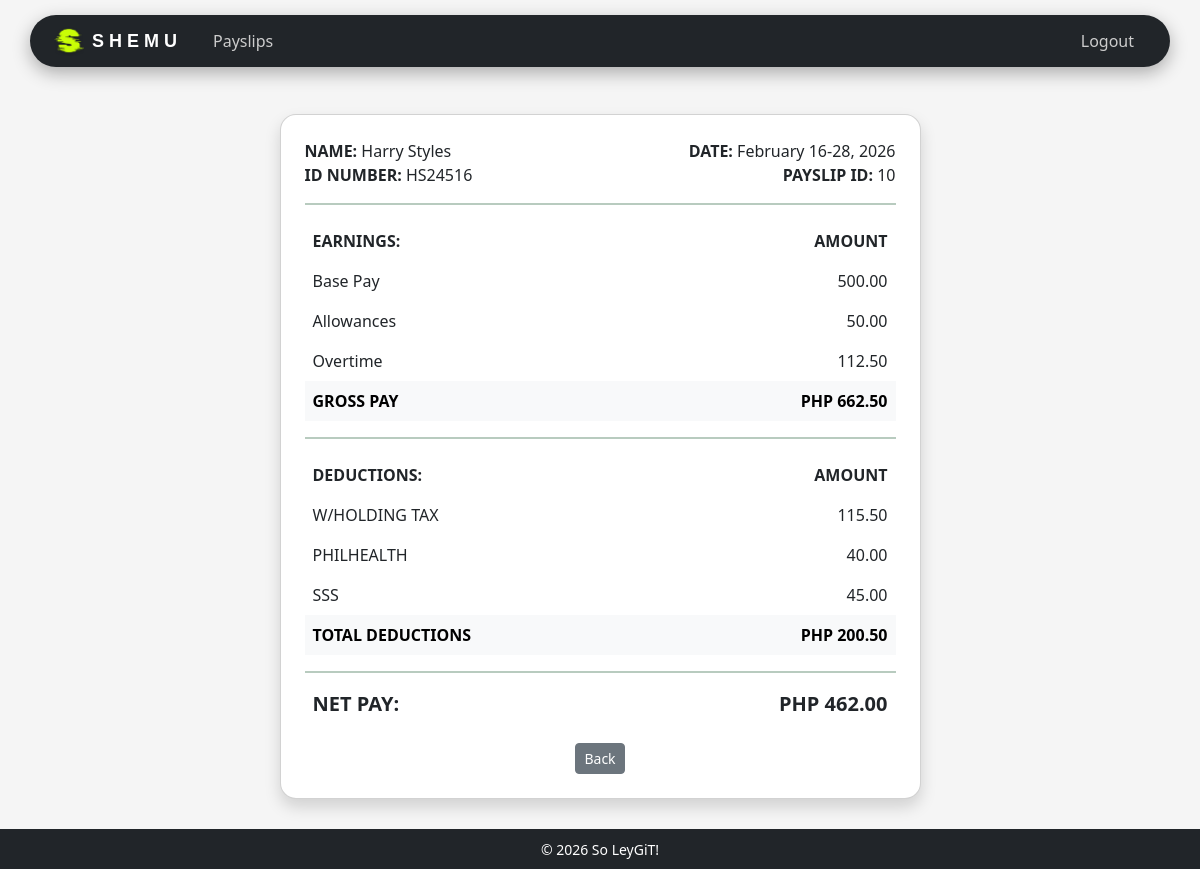
The app's page /payslips/view/10/ (signed in) with its own data.
### payroll_app/models.py (models this page shows, shortened)
class Payslip(models.Model):
    id_number = models.ForeignKey(Employee, on_delete=models.CASCADE)
    month = models.CharField(max_length=50)
    date_range = models.CharField(max_length=100)
    year = models.CharField(max_length=100)
    pay_cycle = models.IntegerField()
    rate = models.FloatField()
    earnings_allowance = models.FloatField()
    deductions_tax = models.FloatField()
    deductions_health = models.FloatField()
    pag_ibig = models.FloatField()
    sss = models.FloatField()
    overtime = models.FloatField()
    total_pay = models.FloatField()
    def getCycleRate(self):
        return self.rate / 2
    def getTotalDeductions(self):
        return self.deductions_tax + self.deductions_health + self.pag_ibig + self.sss
    def getGrossPay(self):
        return self.getCycleRate() + self.earnings_allowance + self.overtime

class Employee(models.Model):
    user = models.OneToOneField(User, on_delete=models.CASCADE, null=True, blank=True)
    name = models.CharField(max_length=200)
    id_number = models.CharField(max_length=200, primary_key=True) # use <str:pk> when linking here
    rate = models.FloatField()
    overtime_pay = models.FloatField(null=True, blank=True, default=0)
    allowance = models.FloatField(null=True, blank=True, default=0)

### payroll_app/views.py (the view)
# urls.py: path('payslips/view/<int:pk>/', views.view_payslip, name='view_payslip'),
@login_required
def view_payslip(request, pk):
    payslip = get_object_or_404(Payslip, pk=pk)
    if not request.user.is_staff:
        try:
            employee = Employee.objects.get(user=request.user)
            if payslip.id_number != employee:
                return redirect('payslips')
        except Employee.DoesNotExist:
            return redirect('payslips')
    return render(request, 'payroll_app/view_payslip.html', {'payslip': payslip})

### payroll_app/templates/payroll_app/view_payslip.html
{% extends 'payroll_app/base.html' %}
{% block content %}
<div class="row justify-content-center">
    <div class="col-md-7">
        <div class="card shadow">
            <div class="card-body p-4">
                <div class="row mb-3">
                    <div class="col">
                        <div><strong>NAME:</strong> {{ payslip.id_number.name }}</div>
                        <div><strong>ID NUMBER:</strong> {{ payslip.id_number.id_number }}</div>
                    </div>
                    <div class="col text-end">
                        <div><strong>DATE:</strong> {{ payslip.month }} {{ payslip.date_range }}, {{ payslip.year }}
                        </div>
                        <div><strong>PAYSLIP ID:</strong> {{ payslip.pk }}</div>
                    </div>
                </div>
                <hr>
                <table class="table table-borderless mb-2">
                    <thead>
                        <tr>
                            <th>EARNINGS:</th>
                            <th class="text-end">AMOUNT</th>
                        </tr>
                    </thead>
                    <tbody>
                        <tr>
                            <td>Base Pay</td>
                            <td class="text-end">{{ payslip.getCycleRate|floatformat:2 }}</td>
                        </tr>
                        <tr>
                            <td>Allowances</td>
                            <td class="text-end">{{ payslip.earnings_allowance|floatformat:2 }}</td>
                        </tr>
                        <tr>
                            <td>Overtime</td>
                            <td class="text-end">{{ payslip.overtime|floatformat:2 }}</td>
                        </tr>
                    </tbody>
                    <tfoot>
                        <tr class="table-light">
                            <th>GROSS PAY</th>
                            <th class="text-end">PHP {{ payslip.getGrossPay|floatformat:2 }}</th>
                        </tr>
                    </tfoot>
                </table>
                <hr>
                <table class="table table-borderless mb-2">
                    <thead>
                        <tr>
                            <th>DEDUCTIONS:</th>
                            <th class="text-end">AMOUNT</th>
                        </tr>
                    </thead>
                    <tbody>
                        <tr>
                            <td>W/HOLDING TAX</td>
                            <td class="text-end">{{ payslip.deductions_tax|floatformat:2 }}</td>
                        </tr>
                        {% if payslip.pay_cycle == 1 %}
                        <tr>
                            <td>PAG-IBIG</td>
                            <td class="text-end">{{ payslip.pag_ibig|floatformat:2 }}</td>
                        </tr>
                        {% else %}
                        <tr>
                            <td>PHILHEALTH</td>
                            <td class="text-end">{{ payslip.deductions_health|floatformat:2 }}</td>
                        </tr>
                        <tr>
                            <td>SSS</td>
                            <td class="text-end">{{ payslip.sss|floatformat:2 }}</td>
                        </tr>
                        {% endif %}
                    </tbody>
                    <tfoot>
                        <tr class="table-light">
                            <th>TOTAL DEDUCTIONS</th>
                            <th class="text-end">PHP {{ payslip.getTotalDeductions|floatformat:2 }}</th>
                        </tr>
                    </tfoot>
                </table>
                <hr>
                <div class="d-flex justify-content-between fs-5 px-2">
                    <strong>NET PAY:</strong>
                    <strong>PHP {{ payslip.total_pay|floatformat:2 }}</strong>
                </div>
                <div class="text-center mt-4">
                    <a href="{% url 'payslips' %}" class="btn btn-secondary btn-sm">Back</a>
                </div>
            </div>
        </div>
    </div>
</div>
{% endblock %}

### records on screen
Payslip: id_number.name "Harry Styles", id_number.id_number "HS24516", month "February", date_range "16-28", year "2026", pk "10", getCycleRate "500.00", earnings_allowance "50.00", overtime "112.50", getGrossPay "662.50", deductions_tax "115.50", deductions_health "40.00", sss "45.00", getTotalDeductions "200.50", total_pay "462.00"
